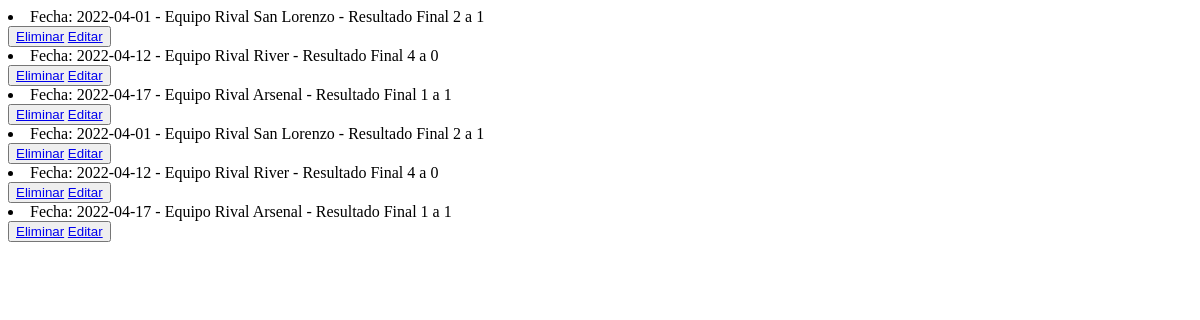
/AppSport/leerResultados, run on an earlier commit of the app's database.
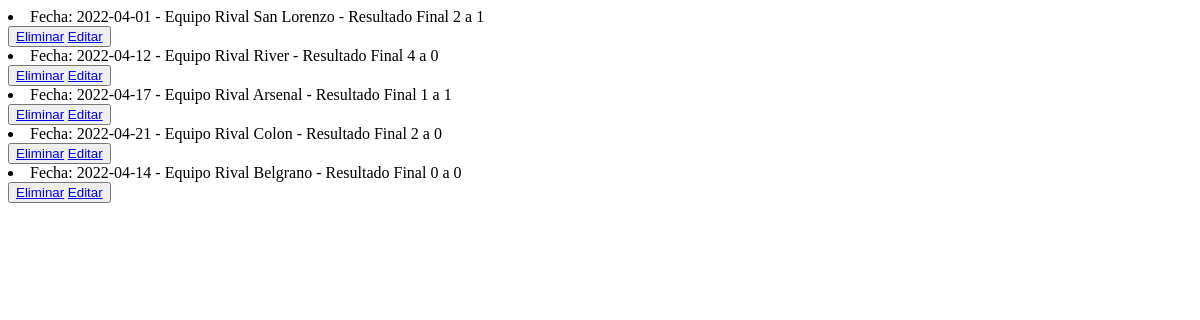
And on a later commit of the database.
### AppSport/models.py (models this page shows)
class Partido(models.Model):
    fecha = models.DateField()
    equipoRival = models.CharField(max_length=20)
    resultadoFinal = models.CharField(max_length=20)
    ganado = models.BooleanField(null=True)
    def __str__(self):
        return f"Fecha: {self.fecha} - Equipo Rival {self.equipoRival} - Resultado Final {self.resultadoFinal}"

### AppSport/views.py (the view)
# urls.py: path('leerResultados', views.leerLosResultados, name = "LeerLosResultados"),
def leerLosResultados(request):
    resultado = Partido.objects.all()
    contexto= {"partidos": resultado}
    return render(request, 'leerResultados.html', contexto)

### AppSport/templates/leerResultados.html (shortened to what this page needs)
<!DOCTYPE html>
<html lang="en">
<head>
</head>
<body>
    {% for p in partidos %}
        <li>{{p}}</li>
        <button>
            <a href="{% url 'EliminarResultado' p.fecha %}"> Eliminar</a>
            <a href="{% url 'EditarResultado' p.fecha %}"> Editar</a>
        </button>
    {% endfor %}
</body>
</html>

What changed in the data, as far as the page shows it:
removed Partido: fecha+equipoRival+resultadoFinal "Fecha: 2022-04-01 - Equipo Rival San Lorenzo - Resultado Final 2 a 1"
removed Partido: fecha+equipoRival+resultadoFinal "Fecha: 2022-04-12 - Equipo Rival River - Resultado Final 4 a 0"
removed Partido: fecha+equipoRival+resultadoFinal "Fecha: 2022-04-17 - Equipo Rival Arsenal - Resultado Final 1 a 1"
added Partido: fecha+equipoRival+resultadoFinal "Fecha: 2022-04-21 - Equipo Rival Colon - Resultado Final 2 a 0"
added Partido: fecha+equipoRival+resultadoFinal "Fecha: 2022-04-14 - Equipo Rival Belgrano - Resultado Final 0 a 0"
